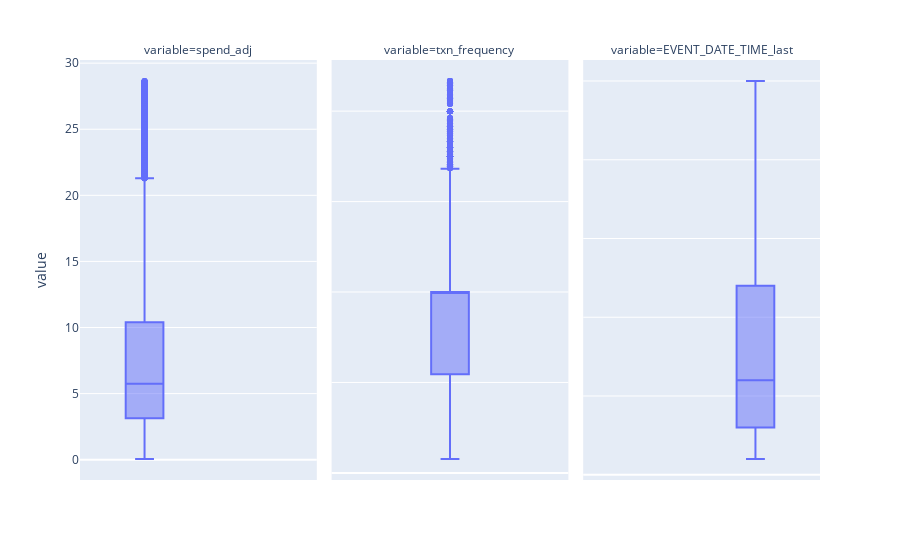

Notebook code for this chart:
### Code cell
px.box(user_level_txns_agg_reduced.melt(), y='value', facet_col='variable').update_yaxes(matches=None)

### Figure 1 — Plotly figure (JSON) as saved in the notebook; plotly's stock layout.template omitted (floating-point values rounded to 4 significant figures; data arrays with more than 128 entries replaced by an {"elided": "..."} marker saying what was removed)
{"data": [{"alignmentgroup": "True", "hovertemplate": "variable=spend_adj<br>value=%{y}<extra></extra>", "legendgroup": "", "marker": {"color": "#636efa"}, "name": "", "notched": false, "offsetgroup": "", "orientation": "v", "showlegend": false, "type": "box", "x0": " ", "xaxis": "x", "y": {"elided": "21584 float values"}, "y0": " ", "yaxis": "y"}, {"alignmentgroup": "True", "hovertemplate": "variable=txn_frequency<br>value=%{y}<extra></extra>", "legendgroup": "", "marker": {"color": "#636efa"}, "name": "", "notched": false, "offsetgroup": "", "orientation": "v", "showlegend": false, "type": "box", "x0": " ", "xaxis": "x2", "y": {"elided": "21584 float values"}, "y0": " ", "yaxis": "y2"}, {"alignmentgroup": "True", "hovertemplate": "variable=EVENT_DATE_TIME_last<br>value=%{y}<extra></extra>", "legendgroup": "", "marker": {"color": "#636efa"}, "name": "", "notched": false, "offsetgroup": "", "orientation": "v", "showlegend": false, "type": "box", "x0": " ", "xaxis": "x3", "y": {"elided": "21584 int values"}, "y0": " ", "yaxis": "y3"}], "layout": {"annotations": [{"font": {}, "showarrow": false, "text": "variable=spend_adj", "x": 0.16, "xanchor": "center", "xref": "paper", "y": 1, "yanchor": "bottom", "yref": "paper"}, {"font": {}, "showarrow": false, "text": "variable=txn_frequency", "x": 0.5, "xanchor": "center", "xref": "paper", "y": 1, "yanchor": "bottom", "yref": "paper"}, {"font": {}, "showarrow": false, "text": "variable=EVENT_DATE_TIME_last", "x": 0.84, "xanchor": "center", "xref": "paper", "y": 1, "yanchor": "bottom", "yref": "paper"}], "boxmode": "group", "legend": {"tracegroupgap": 0}, "margin": {"t": 60}, "xaxis": {"anchor": "y", "domain": [0, 0.32]}, "xaxis2": {"anchor": "y2", "domain": [0.34, 0.66], "matches": "x"}, "xaxis3": {"anchor": "y3", "domain": [0.68, 1.0], "matches": "x"}, "yaxis": {"anchor": "x", "domain": [0, 1], "title": {"text": "value"}}, "yaxis2": {"anchor": "x2", "domain": [0, 1], "showticklabels": false}, "yaxis3": {"anchor": "x3", "domain": [0, 1], "showticklabels": false}}}
